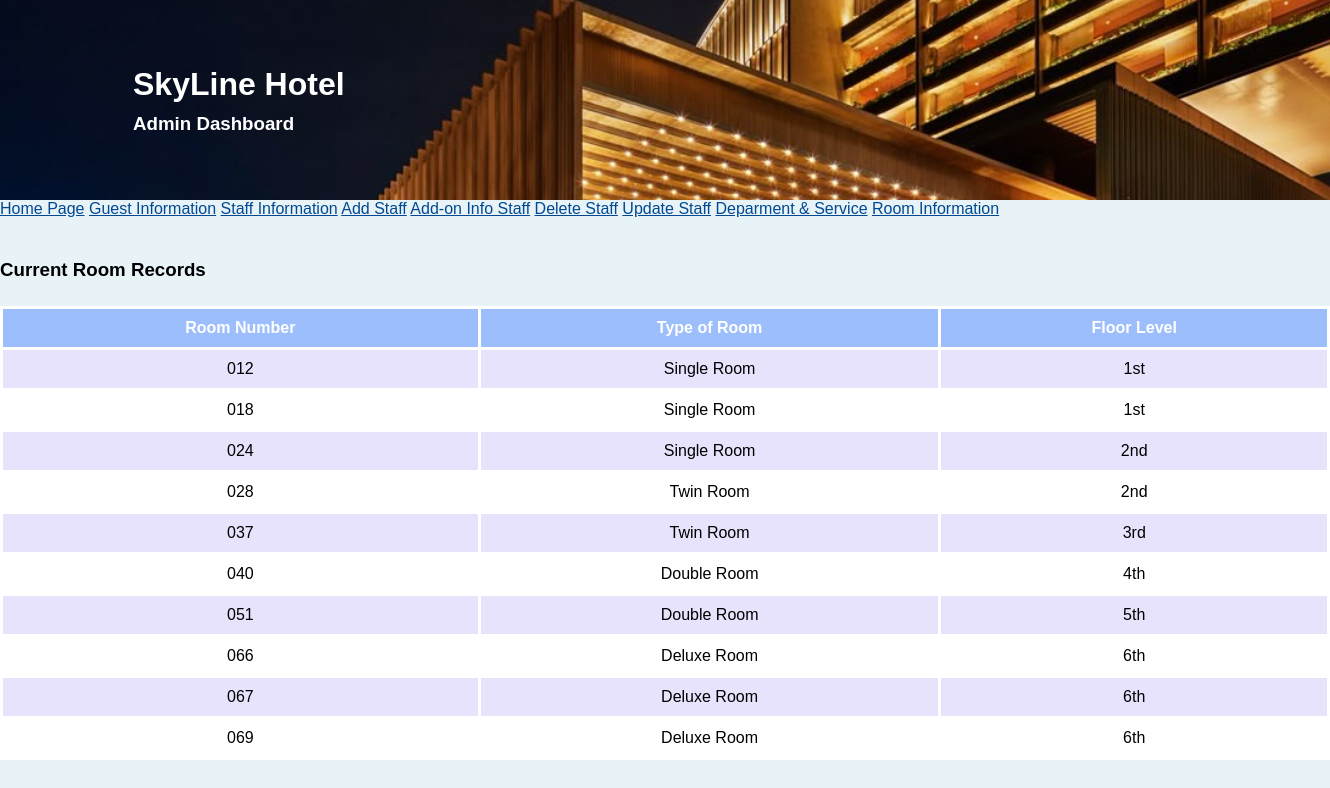
Screenshot of /room.php with the database file from the repository.
### tables this page shows
CREATE TABLE `room` (
  `RoomID` varchar(3) NOT NULL,
  `RoomType` varchar(30) NOT NULL,
  `RoomLevel` varchar(10) NOT NULL,
  `StaffID` varchar(4) DEFAULT NULL
);

### room.php (the view, shortened to what this page needs)
<!DOCTYPE html>
<html>
<head>
</head>
<body>
<?php
require 'config.php'; include 'index.php';
$sql = "SELECT * FROM room";
$result = $conn->query($sql);
if ($result->num_rows > 0) {
    echo "<h3>Current Room Records</h3>";
 echo "<table border='1'>
		<tr>
			<th>Room Number</th>
			<th>Type of Room</th>
			<th>Floor Level</th>
		</tr>";
    while($row = $result->fetch_assoc()) {
        echo "<tr>
			<td> ". $row["RoomID"]. "</td>
			<td> ". $row["RoomType"]. " </td>
			<td> ". $row["RoomLevel"]. " </td>
	     </tr>";
    }
} else {
    echo "0 results";
}
?>
</body>
</html>

### style.css (style rules this page uses)
body { margin: 0; font-family: Arial, sans-serif; background-color: #e8f3f8; }
h1, h2, h3 { margin: 0; padding: 5px 0; }
table { width: 100%; border-collapse: collapse; margin: 20px 0; font-size: 16px; text-align: center; }
table th { background-color: #9dbefc; color: #fff; padding: 10px; border: 3px solid #ffffff; }
table td { padding: 10px; border: 3px solid #ffffff; }
table tr:nth-child(even) { background-color: #e7e3fc; }
table tr:nth-child(odd) { background-color: #ffffff; }

### rows the page displays
room: RoomID "012", RoomType "Single Room", RoomLevel "1st"
room: RoomID "018", RoomType "Single Room", RoomLevel "1st"
room: RoomID "024", RoomType "Single Room", RoomLevel "2nd"
room: RoomID "028", RoomType "Twin Room", RoomLevel "2nd"
room: RoomID "037", RoomType "Twin Room", RoomLevel "3rd"
room: RoomID "040", RoomType "Double Room", RoomLevel "4th"
room: RoomID "051", RoomType "Double Room", RoomLevel "5th"
room: RoomID "066", RoomType "Deluxe Room", RoomLevel "6th"
room: RoomID "067", RoomType "Deluxe Room", RoomLevel "6th"
room: RoomID "069", RoomType "Deluxe Room", RoomLevel "6th"

### other values shown
$skylinehotel "SkyLine Hotel"
